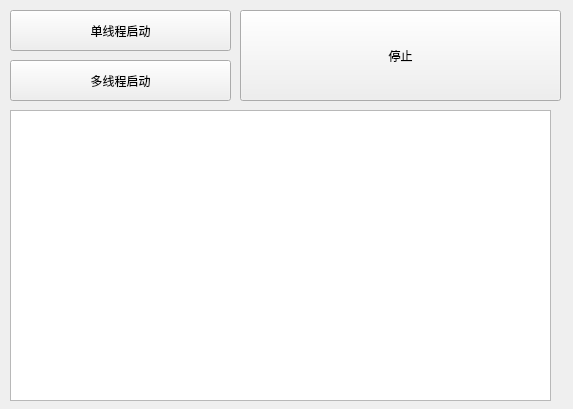
<?xml version="1.0" encoding="UTF-8"?>
<ui version="4.0">
 <class>Test_Concurent</class>
 <widget class="QWidget" name="Test_Concurent">
  <property name="geometry">
   <rect>
    <x>0</x>
    <y>0</y>
    <width>573</width>
    <height>409</height>
   </rect>
  </property>
  <property name="windowTitle">
   <string>Form</string>
  </property>
  <widget class="QPushButton" name="pushButton">
   <property name="geometry">
    <rect>
     <x>10</x>
     <y>10</y>
     <width>221</width>
     <height>41</height>
    </rect>
   </property>
   <property name="text">
    <string>单线程启动</string>
   </property>
  </widget>
  <widget class="QPushButton" name="pushButton_2">
   <property name="geometry">
    <rect>
     <x>240</x>
     <y>10</y>
     <width>321</width>
     <height>91</height>
    </rect>
   </property>
   <property name="text">
    <string>停止</string>
   </property>
  </widget>
  <widget class="QPushButton" name="pushButton_3">
   <property name="geometry">
    <rect>
     <x>10</x>
     <y>60</y>
     <width>221</width>
     <height>41</height>
    </rect>
   </property>
   <property name="text">
    <string>多线程启动</string>
   </property>
  </widget>
  <widget class="QWidget" name="widget" native="true">
   <property name="geometry">
    <rect>
     <x>10</x>
     <y>110</y>
     <width>541</width>
     <height>291</height>
    </rect>
   </property>
   <layout class="QGridLayout" name="gridLayout">
    <item row="0" column="0">
     <widget class="QTextEdit" name="textEdit"/>
    </item>
   </layout>
  </widget>
 </widget>
 <resources/>
 <connections/>
</ui>
